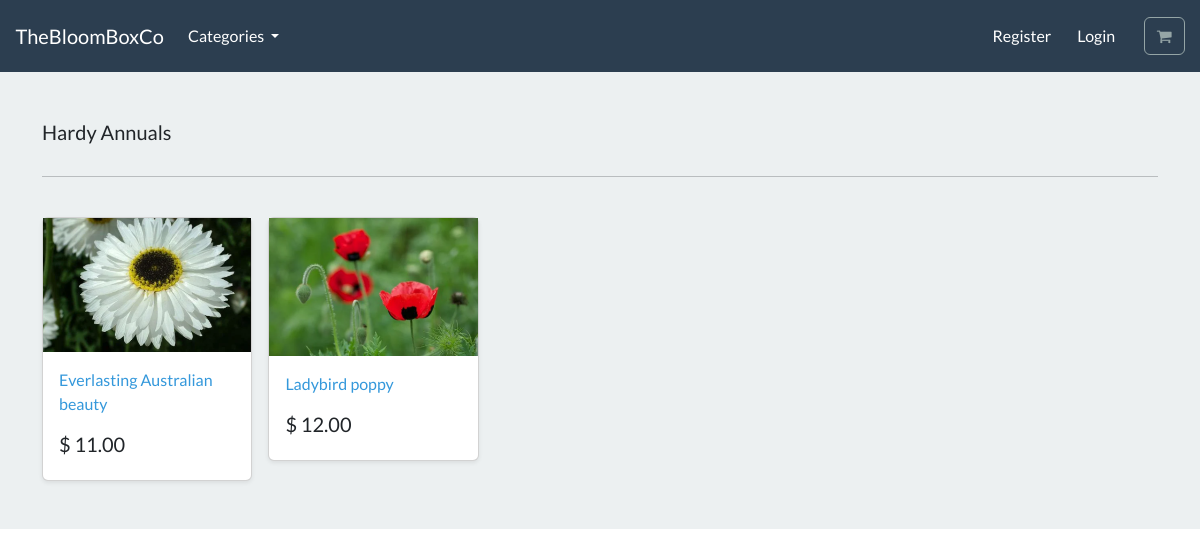
The app's page /category/hardy-annuals/ with its own data.
### store/models.py (models this page shows, shortened)
class Category(models.Model):
    name = models.CharField(max_length=255, db_index=True)
    slug = models.SlugField(max_length=255, unique=True)
    description = models.TextField()
    class Meta:
        verbose_name = 'category'
        verbose_name_plural = 'categories'
    def get_absolute_url(self):
        return reverse('category_list', args=[self.slug])

class Product(models.Model):
    category = models.ForeignKey(Category, related_name='products', on_delete=models.CASCADE)
    title = models.CharField(max_length=255)
    brand = models.CharField(max_length=255, default='un-branded')
    description = models.TextField(blank=True)
    slug = models.SlugField(max_length=255)
    price = models.DecimalField(max_digits=10, decimal_places=2)
    image = models.ImageField(upload_to='products/')
    class Meta:
        verbose_name = 'product'
        verbose_name_plural = 'products'
    def get_absolute_url(self):
        return reverse('product_detail', args=[self.category.slug, self.slug])

### store/views.py (the view)
# urls.py: path('category/<slug:category_slug>/', views.category_list, name='category_list'),
def category_list(request, category_slug):
    category = get_object_or_404(Category, slug=category_slug)
    products = Product.objects.filter(category=category)
    context = {'category': category, 'products': products}
    return render(request, 'store/list-category.html', context)

### store/views.py (called while the page is built)
def categories(request):
    all_categories = Category.objects.all()
    return {'all_categories': all_categories}

### store/templates/store/list-category.html
{% extends "./base.html" %}
{% load static %}
{% block content %}
<main>
  <div class="album py-5 bg-light">
    <div class="container">
      <div class="pb-3 h5"> {{category.name | capfirst}} </div>
      <hr>
      <br>
      <div class="row row-cols-1 row-cols-sm-2 row-cols-md-5 g-3">
      {%for product in products%}
        <div class="col">
          <div class="card shadow-sm">
          <img class="img-fluid" alt="Responsive image" src="{{product.image.url}}">
            <div class="card-body">
              <p class="card-text">
                <a class="text-info text-decoration-none" href="{{product.get_absolute_url}}"> {{product.title}} </a>
              </p>
              <div class="d-flex justify-content-between align-items-center">
                <h5> $ {{product.price}} </h5>
              </div>
            </div>
          </div>
        </div>
        {% endfor %}
      </div>
    </div>
  </div>
</main>
{% endblock %}

### records on screen
Category: name "Hardy Annuals"
Product: image (picture), title "Everlasting Australian beauty", price "11.00"
Product: image (picture), title "Ladybird poppy", price "12.00"
